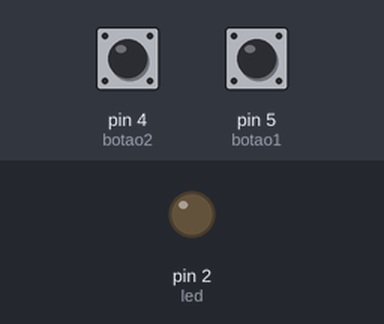
A sketch run on a simulated Arduino Uno, built with avr-gcc and run on an emulated ATmega328P. Shown: output pins drawn as LEDs (lit = HIGH). The test bench sets the inputs (shaded band); at power-on: pin 5 (botao1) LOW, pin 4 (botao2) LOW.

Above: at 1.2 s.
1.3 s: pin 5 (botao1) pulled HIGH for 0.15 s
At 2.0 s:
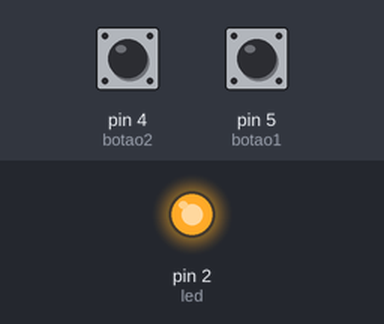
2.9 s: pin 4 (botao2) pulled HIGH for 0.15 s
At 3.2 s:
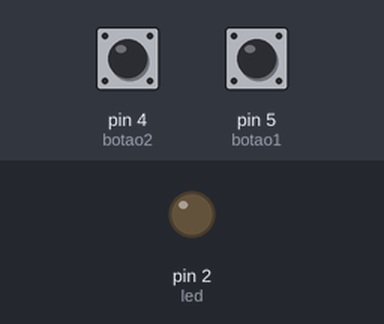
4.5 s: pin 5 (botao1) pulled HIGH for 1 s
At 5.6 s:
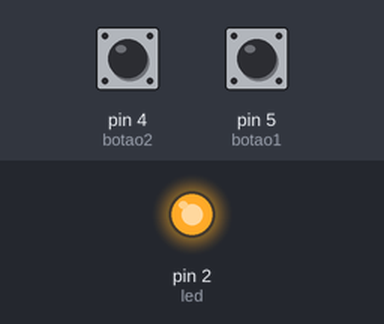
Timing chart, 0 to 7.5 s (numbered marks = the images above; inputs shaded):
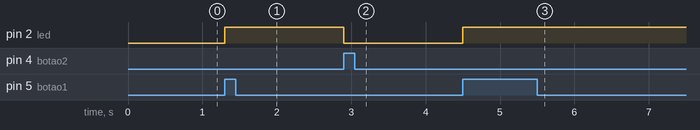

Measured:
- after the input at 1.3 s, pin 2 (led): LOW → HIGH at once
- after the input at 2.9 s, pin 2 (led): HIGH → LOW at once
- after the input at 4.5 s, pin 2 (led): LOW → HIGH at once

The sketch:

sketch_mar24a.ino
```cpp
int led=2;
int botao1=5;
int botao2=4;

void setup()
{
  pinMode(led, OUTPUT);
  pinMode(botao1, INPUT);
  pinMode(botao2, INPUT);
}
void loop()
{
 if (digitalRead(botao1)==1)
{
digitalWrite(led, HIGH);
}
if (digitalRead(botao2)==1)
{
digitalWrite(led, LOW);
  delay(200);
}
}
```
